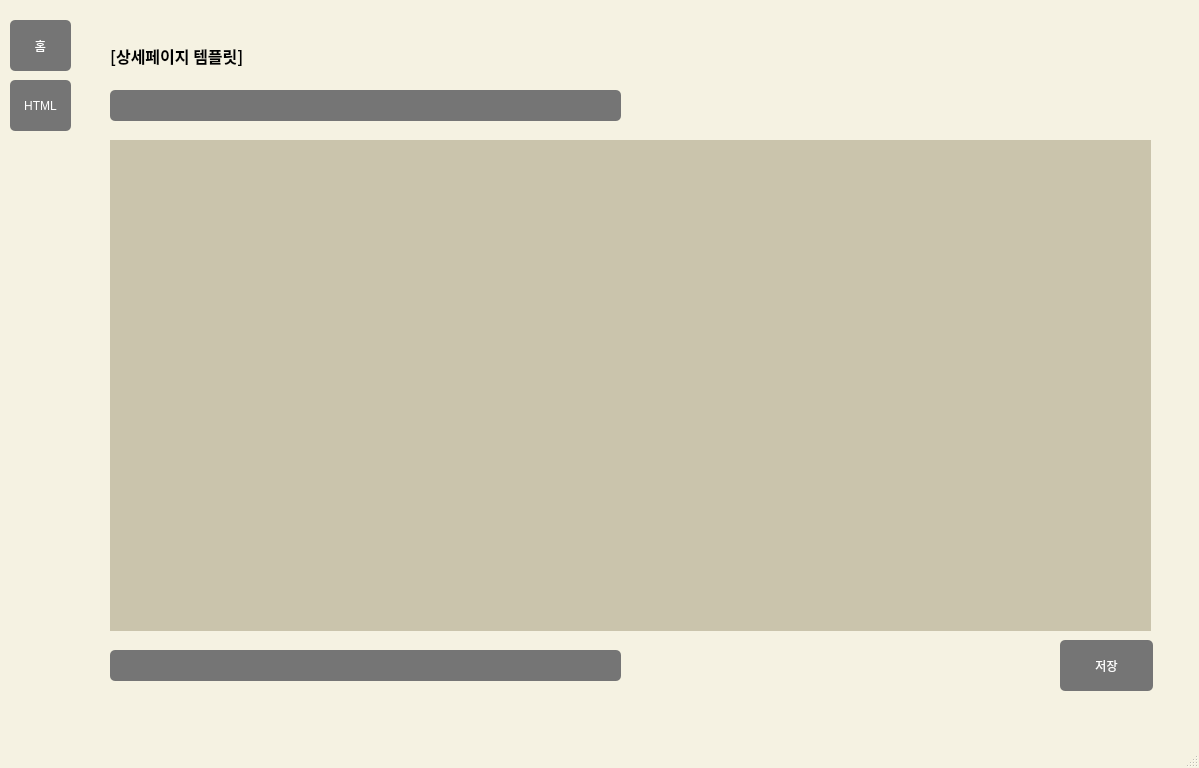
<?xml version="1.0" encoding="UTF-8"?>
<ui version="4.0">
 <class>MainWindow</class>
 <widget class="QMainWindow" name="MainWindow">
  <property name="geometry">
   <rect>
    <x>0</x>
    <y>0</y>
    <width>1199</width>
    <height>768</height>
   </rect>
  </property>
  <property name="palette">
   <palette>
    <active>
     <colorrole role="Base">
      <brush brushstyle="SolidPattern">
       <color alpha="255">
        <red>255</red>
        <green>255</green>
        <blue>255</blue>
       </color>
      </brush>
     </colorrole>
     <colorrole role="Window">
      <brush brushstyle="SolidPattern">
       <color alpha="255">
        <red>245</red>
        <green>242</green>
        <blue>226</blue>
       </color>
      </brush>
     </colorrole>
    </active>
    <inactive>
     <colorrole role="Base">
      <brush brushstyle="SolidPattern">
       <color alpha="255">
        <red>255</red>
        <green>255</green>
        <blue>255</blue>
       </color>
      </brush>
     </colorrole>
     <colorrole role="Window">
      <brush brushstyle="SolidPattern">
       <color alpha="255">
        <red>245</red>
        <green>242</green>
        <blue>226</blue>
       </color>
      </brush>
     </colorrole>
    </inactive>
    <disabled>
     <colorrole role="Base">
      <brush brushstyle="SolidPattern">
       <color alpha="255">
        <red>245</red>
        <green>242</green>
        <blue>226</blue>
       </color>
      </brush>
     </colorrole>
     <colorrole role="Window">
      <brush brushstyle="SolidPattern">
       <color alpha="255">
        <red>245</red>
        <green>242</green>
        <blue>226</blue>
       </color>
      </brush>
     </colorrole>
    </disabled>
   </palette>
  </property>
  <property name="windowTitle">
   <string>SmartCrawling</string>
  </property>
  <property name="windowIcon">
   <iconset>
    <normaloff>logo.ico</normaloff>logo.ico</iconset>
  </property>
  <widget class="QWidget" name="centralwidget">
   <widget class="QPushButton" name="pushButton_6">
    <property name="geometry">
     <rect>
      <x>10</x>
      <y>20</y>
      <width>61</width>
      <height>51</height>
     </rect>
    </property>
    <property name="cursor">
     <cursorShape>PointingHandCursor</cursorShape>
    </property>
    <property name="styleSheet">
     <string notr="true">background-color:rgb(117, 117, 117);
color:white;
border-radius:5px;</string>
    </property>
    <property name="text">
     <string>홈</string>
    </property>
   </widget>
   <widget class="QPushButton" name="pushButton_7">
    <property name="geometry">
     <rect>
      <x>10</x>
      <y>80</y>
      <width>61</width>
      <height>51</height>
     </rect>
    </property>
    <property name="cursor">
     <cursorShape>PointingHandCursor</cursorShape>
    </property>
    <property name="styleSheet">
     <string notr="true">background-color:rgb(117, 117, 117);
color:white;
border-radius:5px;</string>
    </property>
    <property name="text">
     <string>HTML</string>
    </property>
   </widget>
   <widget class="QLabel" name="label">
    <property name="geometry">
     <rect>
      <x>110</x>
      <y>30</y>
      <width>261</width>
      <height>51</height>
     </rect>
    </property>
    <property name="font">
     <font>
      <family>Agency FB</family>
      <pointsize>12</pointsize>
      <weight>75</weight>
      <bold>true</bold>
     </font>
    </property>
    <property name="text">
     <string>[상세페이지 템플릿]</string>
    </property>
   </widget>
   <widget class="QTextEdit" name="up_image_edit">
    <property name="geometry">
     <rect>
      <x>110</x>
      <y>90</y>
      <width>511</width>
      <height>31</height>
     </rect>
    </property>
    <property name="styleSheet">
     <string notr="true">background-color:rgb(117, 117, 117);
color:white;
border-radius:5px;</string>
    </property>
    <property name="frameShape">
     <enum>QFrame::NoFrame</enum>
    </property>
    <property name="html">
     <string>&lt;!DOCTYPE HTML PUBLIC &quot;-//W3C//DTD HTML 4.0//EN&quot; &quot;http://www.w3.org/TR/REC-html40/strict.dtd&quot;&gt;
&lt;html&gt;&lt;head&gt;&lt;meta name=&quot;qrichtext&quot; content=&quot;1&quot; /&gt;&lt;style type=&quot;text/css&quot;&gt;
p, li { white-space: pre-wrap; }
&lt;/style&gt;&lt;/head&gt;&lt;body style=&quot; font-family:'Gulim'; font-size:9pt; font-weight:400; font-style:normal;&quot;&gt;
&lt;p style=&quot;-qt-paragraph-type:empty; margin-top:0px; margin-bottom:0px; margin-left:0px; margin-right:0px; -qt-block-indent:0; text-indent:0px;&quot;&gt;&lt;br /&gt;&lt;/p&gt;&lt;/body&gt;&lt;/html&gt;</string>
    </property>
   </widget>
   <widget class="QTextEdit" name="html_edit">
    <property name="geometry">
     <rect>
      <x>110</x>
      <y>140</y>
      <width>1041</width>
      <height>491</height>
     </rect>
    </property>
    <property name="styleSheet">
     <string notr="true">background-color:rgb(202, 196, 172);
color:white;</string>
    </property>
    <property name="frameShape">
     <enum>QFrame::NoFrame</enum>
    </property>
    <property name="html">
     <string>&lt;!DOCTYPE HTML PUBLIC &quot;-//W3C//DTD HTML 4.0//EN&quot; &quot;http://www.w3.org/TR/REC-html40/strict.dtd&quot;&gt;
&lt;html&gt;&lt;head&gt;&lt;meta name=&quot;qrichtext&quot; content=&quot;1&quot; /&gt;&lt;style type=&quot;text/css&quot;&gt;
p, li { white-space: pre-wrap; }
&lt;/style&gt;&lt;/head&gt;&lt;body style=&quot; font-family:'Gulim'; font-size:9pt; font-weight:400; font-style:normal;&quot;&gt;
&lt;p style=&quot;-qt-paragraph-type:empty; margin-top:0px; margin-bottom:0px; margin-left:0px; margin-right:0px; -qt-block-indent:0; text-indent:0px;&quot;&gt;&lt;br /&gt;&lt;/p&gt;&lt;/body&gt;&lt;/html&gt;</string>
    </property>
   </widget>
   <widget class="QTextEdit" name="down_image_edit">
    <property name="geometry">
     <rect>
      <x>110</x>
      <y>650</y>
      <width>511</width>
      <height>31</height>
     </rect>
    </property>
    <property name="styleSheet">
     <string notr="true">background-color:rgb(117, 117, 117);
color:white;
border-radius:5px;</string>
    </property>
    <property name="frameShape">
     <enum>QFrame::NoFrame</enum>
    </property>
    <property name="html">
     <string>&lt;!DOCTYPE HTML PUBLIC &quot;-//W3C//DTD HTML 4.0//EN&quot; &quot;http://www.w3.org/TR/REC-html40/strict.dtd&quot;&gt;
&lt;html&gt;&lt;head&gt;&lt;meta name=&quot;qrichtext&quot; content=&quot;1&quot; /&gt;&lt;style type=&quot;text/css&quot;&gt;
p, li { white-space: pre-wrap; }
&lt;/style&gt;&lt;/head&gt;&lt;body style=&quot; font-family:'Gulim'; font-size:9pt; font-weight:400; font-style:normal;&quot;&gt;
&lt;p style=&quot;-qt-paragraph-type:empty; margin-top:0px; margin-bottom:0px; margin-left:0px; margin-right:0px; -qt-block-indent:0; text-indent:0px;&quot;&gt;&lt;br /&gt;&lt;/p&gt;&lt;/body&gt;&lt;/html&gt;</string>
    </property>
   </widget>
   <widget class="QPushButton" name="pushButton">
    <property name="geometry">
     <rect>
      <x>1060</x>
      <y>640</y>
      <width>93</width>
      <height>51</height>
     </rect>
    </property>
    <property name="cursor">
     <cursorShape>PointingHandCursor</cursorShape>
    </property>
    <property name="styleSheet">
     <string notr="true">background-color:rgb(117, 117, 117);
color:white;
border-radius:5px;</string>
    </property>
    <property name="text">
     <string>저장</string>
    </property>
   </widget>
  </widget>
  <widget class="QMenuBar" name="menubar">
   <property name="geometry">
    <rect>
     <x>0</x>
     <y>0</y>
     <width>1199</width>
     <height>26</height>
    </rect>
   </property>
  </widget>
  <widget class="QStatusBar" name="statusbar"/>
 </widget>
 <resources/>
 <connections>
  <connection>
   <sender>pushButton_6</sender>
   <signal>clicked()</signal>
   <receiver>MainWindow</receiver>
   <slot>home_settings()</slot>
   <hints>
    <hint type="sourcelabel">
     <x>32</x>
     <y>70</y>
    </hint>
    <hint type="destinationlabel">
     <x>52</x>
     <y>854</y>
    </hint>
   </hints>
  </connection>
  <connection>
   <sender>pushButton</sender>
   <signal>clicked()</signal>
   <receiver>MainWindow</receiver>
   <slot>replace_html()</slot>
   <hints>
    <hint type="sourcelabel">
     <x>1122</x>
     <y>692</y>
    </hint>
    <hint type="destinationlabel">
     <x>1114</x>
     <y>782</y>
    </hint>
   </hints>
  </connection>
 </connections>
 <slots>
  <slot>home_settings()</slot>
  <slot>replace_html()</slot>
 </slots>
</ui>
